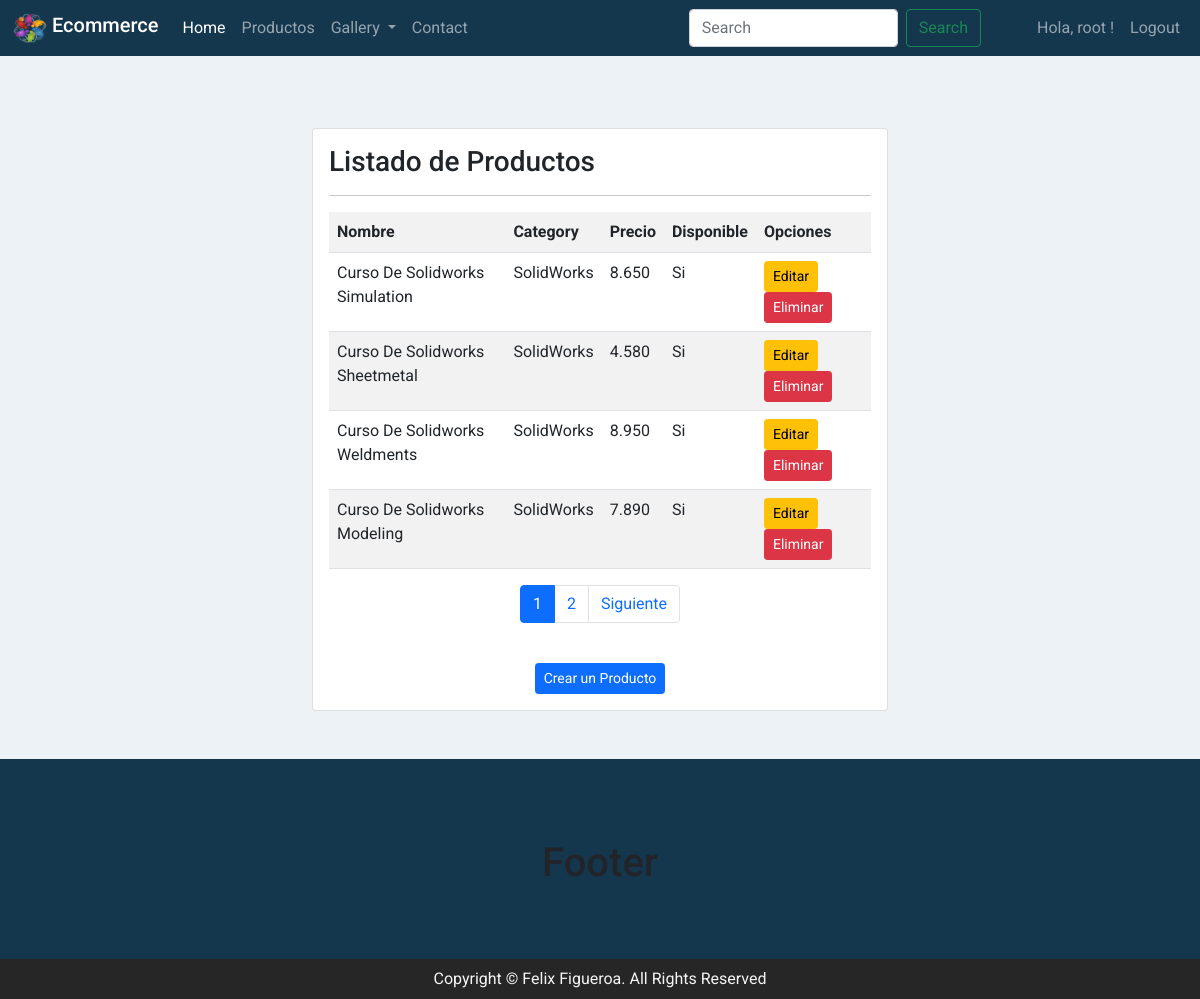
/listar-productos (signed in), run on the app's committed database.
### app1/models.py (models this page shows, shortened)
class Producto(models.Model):
    nombre = models.CharField(max_length=50)
    category = models.ForeignKey(Category, on_delete=models.PROTECT)
    precio = models.IntegerField()
    description = models.TextField()
    disponible = models.BooleanField()
    fecha_fabricacion = models.DateTimeField()
    imagen = models.ImageField(upload_to="productos",null=True)
    '''Cuando agregamos un nuevo campo al modelo existente,
    debe ser null o al menos debe tener un valor por defecto,
    porque ya hay datos almacenados en el modelo'''

class Category(models.Model):
    nombre = models.CharField(max_length=50)
    def __str__(self):
        return self.nombre

### app1/views.py (the view)
@permission_required('app1.view_producto')
def listar_productos(request):
    productos = Producto.objects.all()
    page = request.GET.get('page', 1)
    try:
        paginator = Paginator(productos, 4)
        productos = paginator.page(page)
    except:
        raise Http404
    data = {
        'entity': productos,
        'paginator': paginator
    }
    return render(request, 'producto/listar.html', data)

### app1/templates/producto/listar.html (shortened to what this page needs)
{% extends 'app/base.html' %}
{% block contenido %}
{% load humanize %}
<div class="row">
    <div class="col"></div>
    <div class="col-12 col-md-6">
        <div class="card">
            <div class="card-body">
                <h3>Listado de Productos</h3>
                <hr>
                <div class="table-responsive-sm">
                    <table class="table table-striped table-hover">
                        <tr>
                            <th>Nombre</th>
                            <th>Category</th>
                            <th>Precio</th>
                            <th>Disponible</th>
                            <th>Opciones</th>
                        </tr>
                        {% for p in entity %}
                        <tr>
                            <td>{{p.nombre | title}}</td>
                            <td>{{p.category | capfirst}}</td>
                            <td>{{p.precio | intcomma }}</td>
                            <td>
                                {% if p.disponible %}
                                    Si
                                {% else %}
                                    No
                                {% endif %}
                            </td>
                            <td>
                                {% if perms.app1.change_producto %}
                                <a href="{% url 'modificar_producto' p.id %}" class= "btn btn-warning btn-sm">Editar</a>
                                {% endif %}
                                {% if perms.app1.delete_producto %}
                                <a href="#" onclick="eliminarProducto({{ p.id }})" class="btn btn-danger btn-sm">Eliminar</a>
                                {% endif %}
                            </td>
                        {% endfor %}
                    </table>
                    <div>
                        {% include 'app/paginator.html' %}
                    </div>
                </div>
                <br>
                <div class="d-flex justify-content-center">
                    {% if perms.app1.add_producto %}
                    <a class="btn btn-primary btn-sm" href="{% url 'agregar_producto' %}">Crear un Producto</a>
                    {% endif %}
                </div>
            </div>
        </div>
    </div>
    <div class="col"></div>
</div>
{% endblock %}

### app1/templates/app/base.html (shortened to what this page needs)
{%  load static %}
<!doctype html>
<html lang="en">
  <head>
    <link href="https://cdn.jsdelivr.net/npm/bootstrap@5.0.1/dist/css/bootstrap.min.css" rel="stylesheet">
    <link rel="stylesheet" href="{% static 'app/css/style.css'%}">
    <link rel="stylesheet" href="https://use.fontawesome.com/releases/v5.15.2/css/all.css">
  </head>
  <body>
    <nav class="navbar navbar-expand-lg navbar-dark" style="background-color: #15374e;">
        <div class="container-fluid">
            <a class="navbar-brand mb-0 h1" href="{% url 'home'%}">
            <img src="{% static 'app/icon/brand.png'%}" alt="logo" width="35" height="30" class="d-inline-block align-text-top">
            Ecommerce
            </a>
            <div class="collapse navbar-collapse" id="navbarSupportedContent">
                <ul class="navbar-nav me-auto mb-2 mb-lg-0">
                    <li class="nav-item">
                    <a class="nav-link active" aria-current="page" href="{% url 'home'%}">Home</a>
                    <li class="nav-item">
                    <a class="nav-link" href="{% url 'products'%}">Productos</a>
                    </li>
                    <li class="nav-item dropdown">
                    <a class="nav-link dropdown-toggle" href="#" id="navbarDropdown" role="button" data-bs-toggle="dropdown" aria-expanded="false">
                        Gallery
                    </a>
                    </li>
                    <li class="nav-item">
                    <a class="nav-link" href="{% url 'contacts'%}" tabindex="-1" aria-disabled="true">Contact</a>
                    </li>
                </ul>
                <form class="d-flex mx-5">
                    <input class="form-control me-2" type="search" placeholder="Search" aria-label="Search">
                    <button class="btn btn-outline-success" type="submit">Search</button>
                </form>
                <ul class="navbar-nav">
                {% if user.is_authenticated %}
                    <li class="nav-item">
                        <a class="nav-link" href="#" role="button">Hola, {{ user.username }} !</a>
                    </li>
                    <li class="nav-item">
                        <a class="nav-link" href="{% url 'logout' %}" role="button">Logout</a>
                    </li>
                {% endif %}
                </ul>
            </div>
        </div>
    </nav>
    <main>
        <br>
        <br>
        <br>
        <div class="container-fluid">
            {% block contenido %}{% endblock %}
        </div>
    </main>
    <br>
    <br>
    <footer>
        <div class="container-fluid ">
            <div class="row">
                <div class="footer-container">
                    <h1>Footer</h1>
                </div>
            </div>
        </div>
        <div class="container-fluid">
            <div class="row">
                <div class="col py-2 " style="color:whitesmoke; font-size: 16px; text-align:center; background-color: #262626;">
                    Copyright © Felix Figueroa. All Rights Reserved
                </div>
            </div>
        </div>
    </footer>
  </body>
</html>

### app1/static/app/css/style.css (style rules this page uses)
body { background-color:#EDF2F7; font-family: 'Roboto', sans-serif; }
.footer-container { width: 100%; height: 200px; background: #15374e; text-align: center; padding-top:80px; }

### data on the page
Producto: nombre "Curso De Solidworks Simulation", category "SolidWorks", precio "8.650", disponible "Si"
Producto: nombre "Curso De Solidworks Sheetmetal", category "SolidWorks", precio "4.580", disponible "Si"
Producto: nombre "Curso De Solidworks Weldments", category "SolidWorks", precio "8.950", disponible "Si"
Producto: nombre "Curso De Solidworks Modeling", category "SolidWorks", precio "7.890", disponible "Si"

### other printed values
{{ user.username }} "root"
{{ page }} "1" "2"
